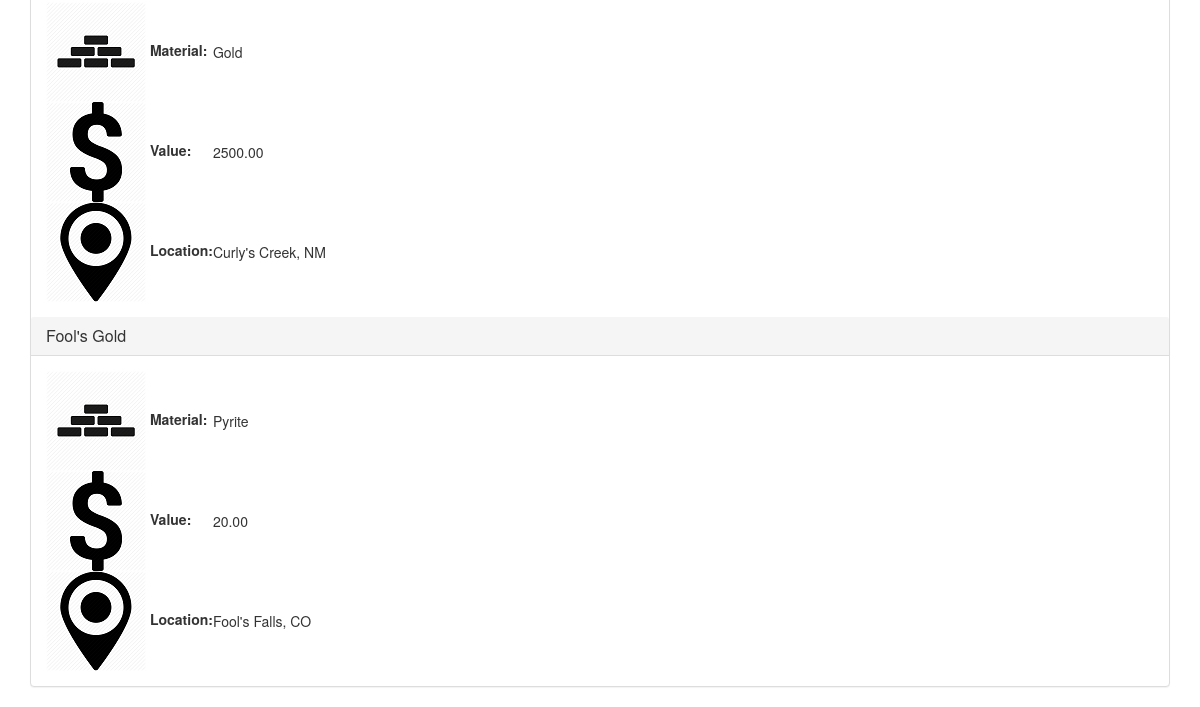
Before: / (lower part) with the older database file.
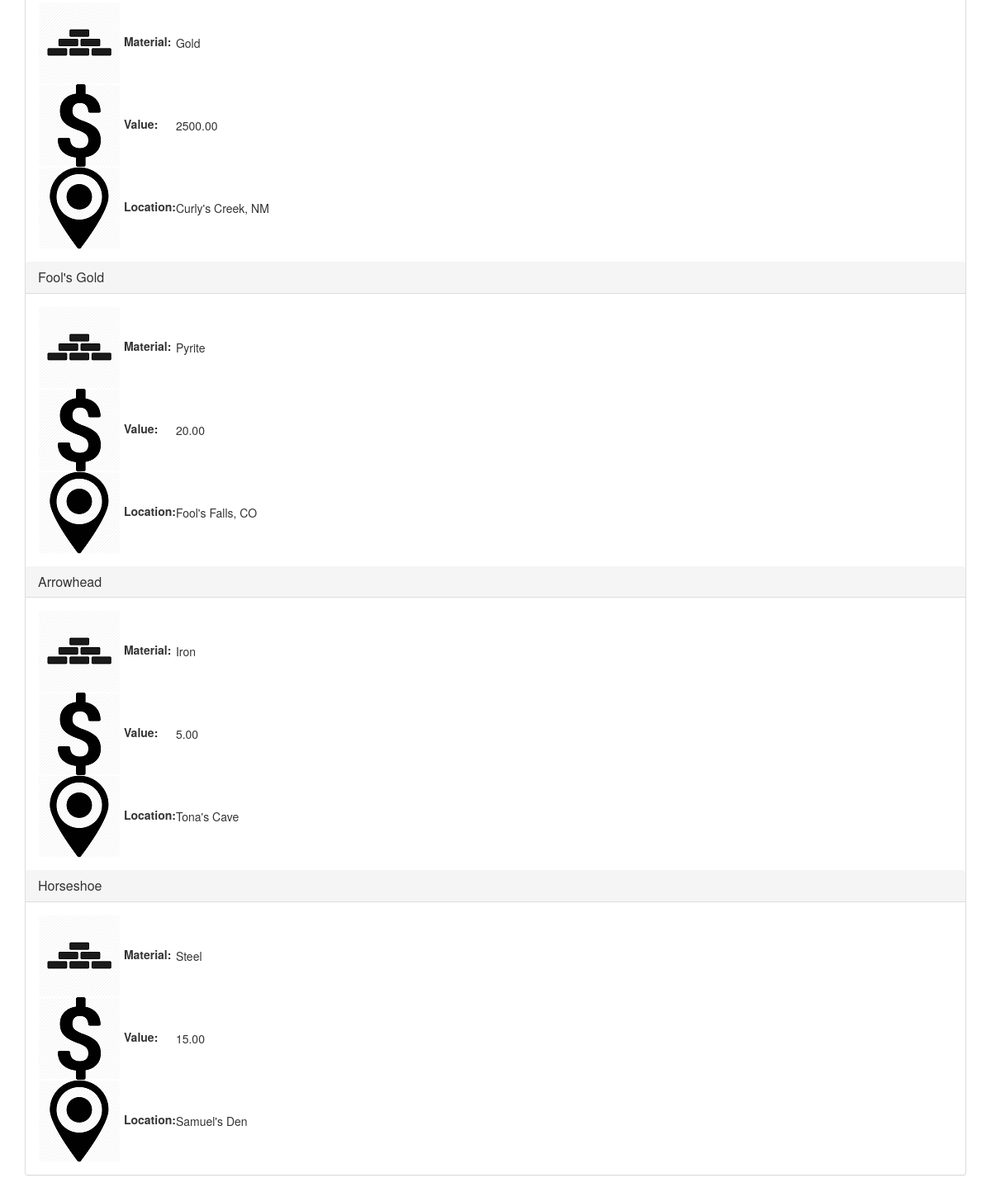
After: the same page with the newer database file.
### main_app/models.py (models this page shows, shortened)
class Treasure(models.Model):
    name = models.CharField(max_length=100)
    value = models.DecimalField(max_digits=10, decimal_places=2)
    material = models.CharField(max_length=100)
    location = models.CharField(max_length=100)

### main_app/views.py (the view)
# urls.py: url(r'^$', views.index),
def index(request):
    treasures = Treasure.objects.all()
    return render(request, "index.html", {"treasures": treasures})

### main_app/templates/index.html (shortened to what this page needs)
{% load staticfiles %}
<!DOCTYPE html>
    <html lang="en">
        <head>
            <link rel="stylesheet" type="text/css" href="{% static 'bootstrap.min.css' %}">
            <link rel="stylesheet" type="text/css" href="{% static 'style.css' %}">
        </head>
        <body>
            <main class="container" role="main">
                <div class="panel panel-default">
                    {% for treasure in treasures %}
                    <div class="panel-heading">
                        <h2 class="panel-title">{{treasure.name}}</h2>
                    </div>
                    <div class="panel-body">
                        <table>
                        <tr>
                            <th>
                                <img src="{% static 'images/materials-icon.png' %}">
                                Material:
                            </th>
                            <td> {{ treasure.material }} </td>
                        </tr>
                        <tr>
                            <th>
                                <img src="{% static 'images/value-icon.png' %}">
                                Value:
                            </th>
                            <td>
                                {% if treasure.value > 0 %}
                                    {{ treasure.value }}
                                {% else %}
                                    Unknown
                                {% endif %}
                            </td>
                        </tr>
                        <tr>
                            <th>
                                <img src="{% static 'images/location-icon.png' %}">
                                Location:
                            </th>
                            <td> {{ treasure.location }} </td>
                        </tr>
                        </table>
                    </div>
                    {% endfor %}
                </div>
            </main>
        </body>
</html>

Changed rows visible on the page:
added Treasure: name "Arrowhead", material "Iron", value "5.00", location "Tona's Cave"
added Treasure: name "Horseshoe", material "Steel", value "15.00", location "Samuel's Den"
